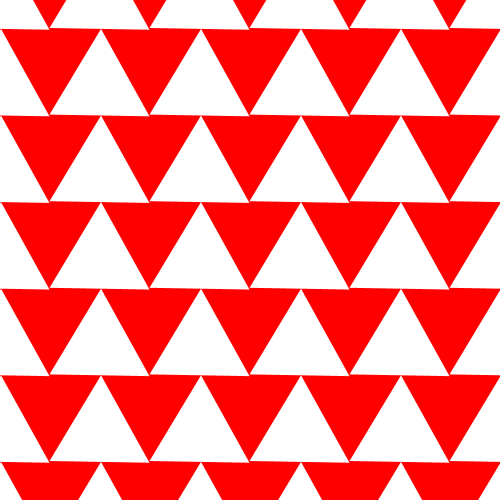
Frame 1 (no input)
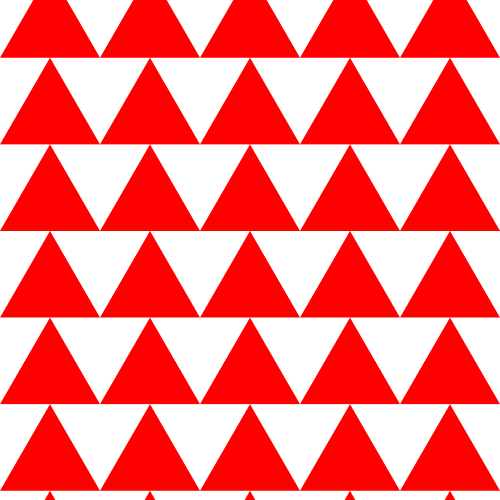
Frame 60 (the mouse pressed at the canvas centre just before this capture)
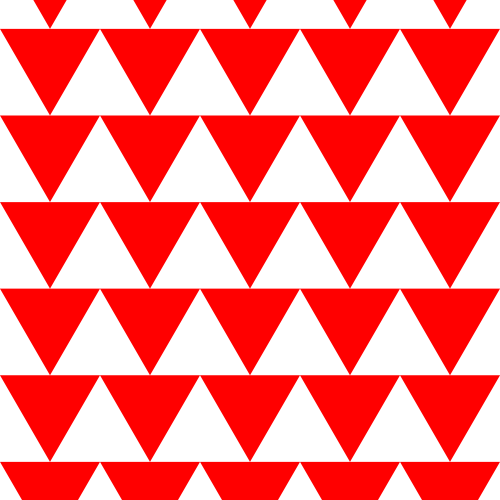
Frame 120 (the mouse held since frame 60 and released just before this capture)

The Processing sketch that drew these frames (run headless with seeded random() and noise(); from frame 60 on, the mouse is pressed at the canvas centre):

// Processing sketch: Triangle
// ── Triangle.pde
int posX=0;
int col=0;
int tw=100;
float th=tw/2*sqrt(3);
float angle=0;


void setup() {
  size(500, 500);
  background(255);
}

void draw() {
  background(255, 0, 0);
  noStroke();
  angle+=1;
  fill(255);
  pushMatrix();
  for (int i=0; i<7; i++) {
    pushMatrix();
    for (int j=0; j<6; j++) {
      pushMatrix();
      rotate(radians(angle));
      translate(-tw/2, -2*th/3);
      triangle(tw/2, 0, 0, th, tw, th);
      popMatrix();
      translate(tw, 0);
    }
    popMatrix();
    translate(0, th);
  }
  popMatrix();




  if (angle%60==1) {
    delay(1000);
  }
}
